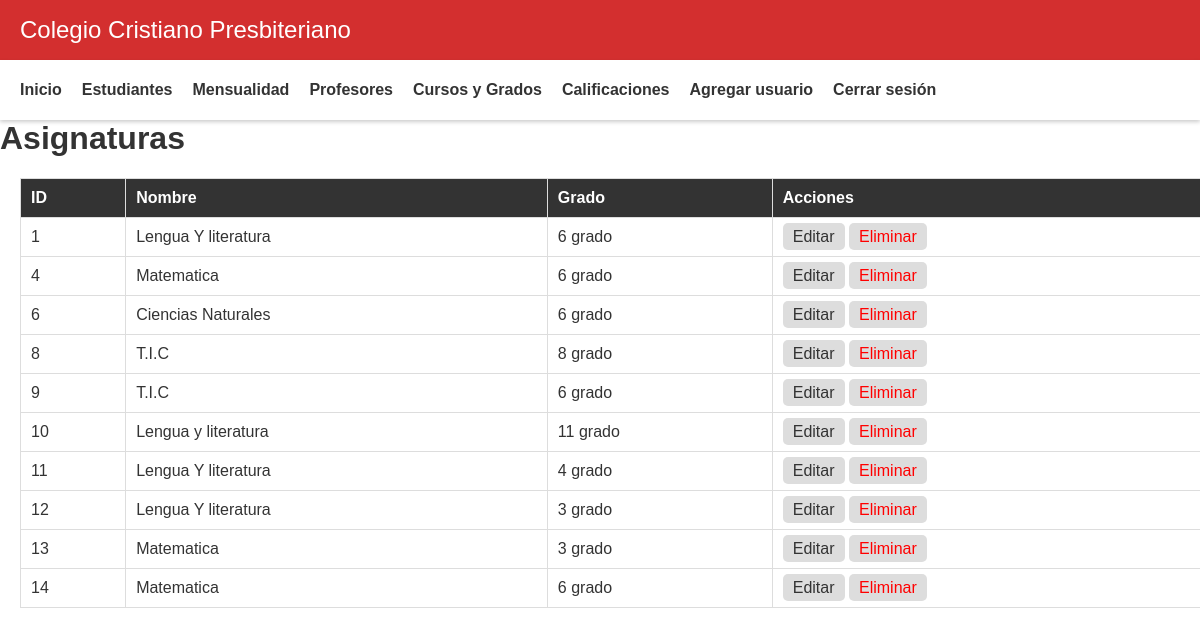
The app's page /code/view/admin/view_cursos.php (signed in), older data.
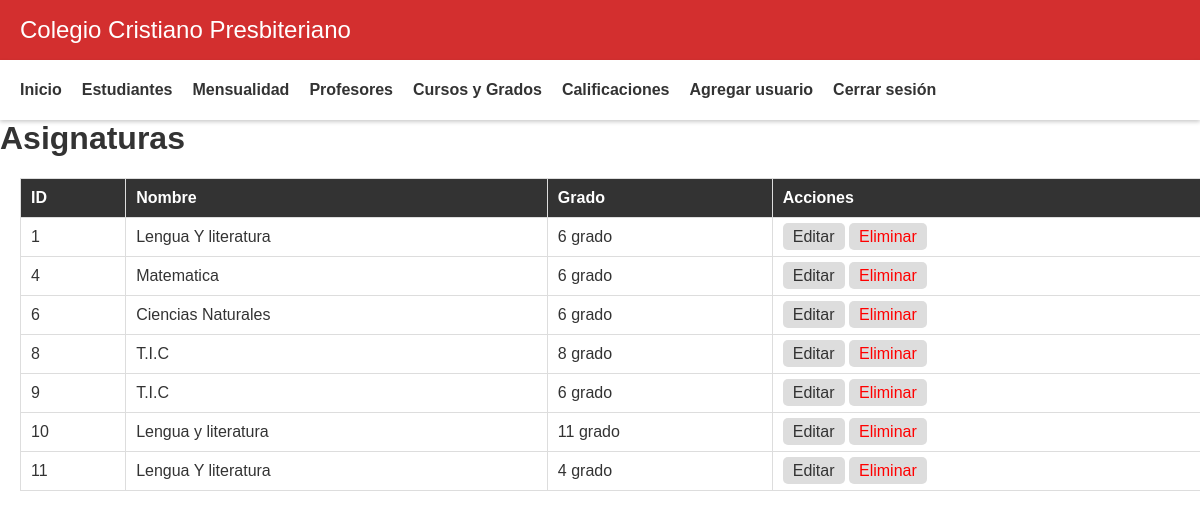
The same page, newer data.
### tables this page shows
CREATE TABLE `asignaturas` (
  `id_asignatura` int NOT NULL,
  `nombre_asignatura` varchar(50) NOT NULL,
  `id_grado` int NOT NULL,
  `ruta_imagen` varchar(255) DEFAULT '../../img/Asignatura/predeterminada.png'
);

CREATE TABLE `grados` (
  `id_grado` int NOT NULL,
  `nombre_grado` varchar(50) NOT NULL
);

### code/view/admin/view_cursos.php (the view, shortened to what this page needs)
<?php
    include "../../conexion.php";
    include"header.php";
    $query = "SELECT a.*, g.nombre_grado AS nombre_grado
              FROM asignaturas a
              INNER JOIN grados g ON a.id_grado = g.id_grado
              ORDER BY a.id_asignatura";
    $result = $conexion->query($query);
?>
<!DOCTYPE html>
<html>
<head>
</head>
<body>
    <h1>Asignaturas</h1>
    <table>
        <thead>
            <tr>
                <th>ID</th>
                <th>Nombre</th>
                <th>Grado</th>
                <th>Acciones</th>
            </tr>
        </thead>
        <tbody>
            <?php while ($row = $result->fetch_assoc()): ?>
            <tr>
                <td><?php echo $row['id_asignatura']; ?></td>
                <td><?php echo $row['nombre_asignatura']; ?></td>
                <td><?php echo $row['nombre_grado']; ?></td>
                <td>
                    <a href="editar_asignatura.php?id=<?php echo $row['id_asignatura']; ?>">Editar</a>
                    <a href="#" class="delete-link" onclick="confirmarEliminacion(<?php echo $row['id_asignatura']; ?>)">Eliminar</a>
                </td>
            </tr>
            <?php endwhile; ?>
        </tbody>
    </table>
</body>
</html>

Row changes from the older to the newer data that the page shows:
removed asignaturas: id_asignatura "12", nombre_asignatura "Lengua Y literatura", id_grado.nombre_grado "3 grado"
removed asignaturas: id_asignatura "13", nombre_asignatura "Matematica", id_grado.nombre_grado "3 grado"
removed asignaturas: id_asignatura "14", nombre_asignatura "Matematica", id_grado.nombre_grado "6 grado"
